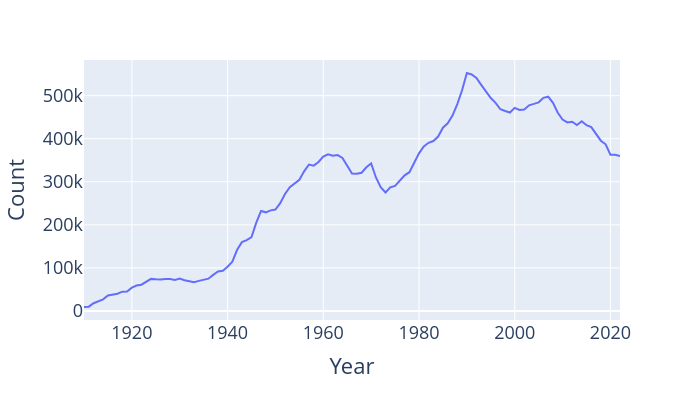

Notebook code cell kept with this figure:
### Code cell
# Plotting baby counts per year
# Don't worry about the syntax here. We will cover visualization later in the course.
fig = px.line(babies_by_year, x="Year", y="Count")
fig.update_layout(font_size=18,
                  autosize=False,
                  width=700,
                  height=400)
